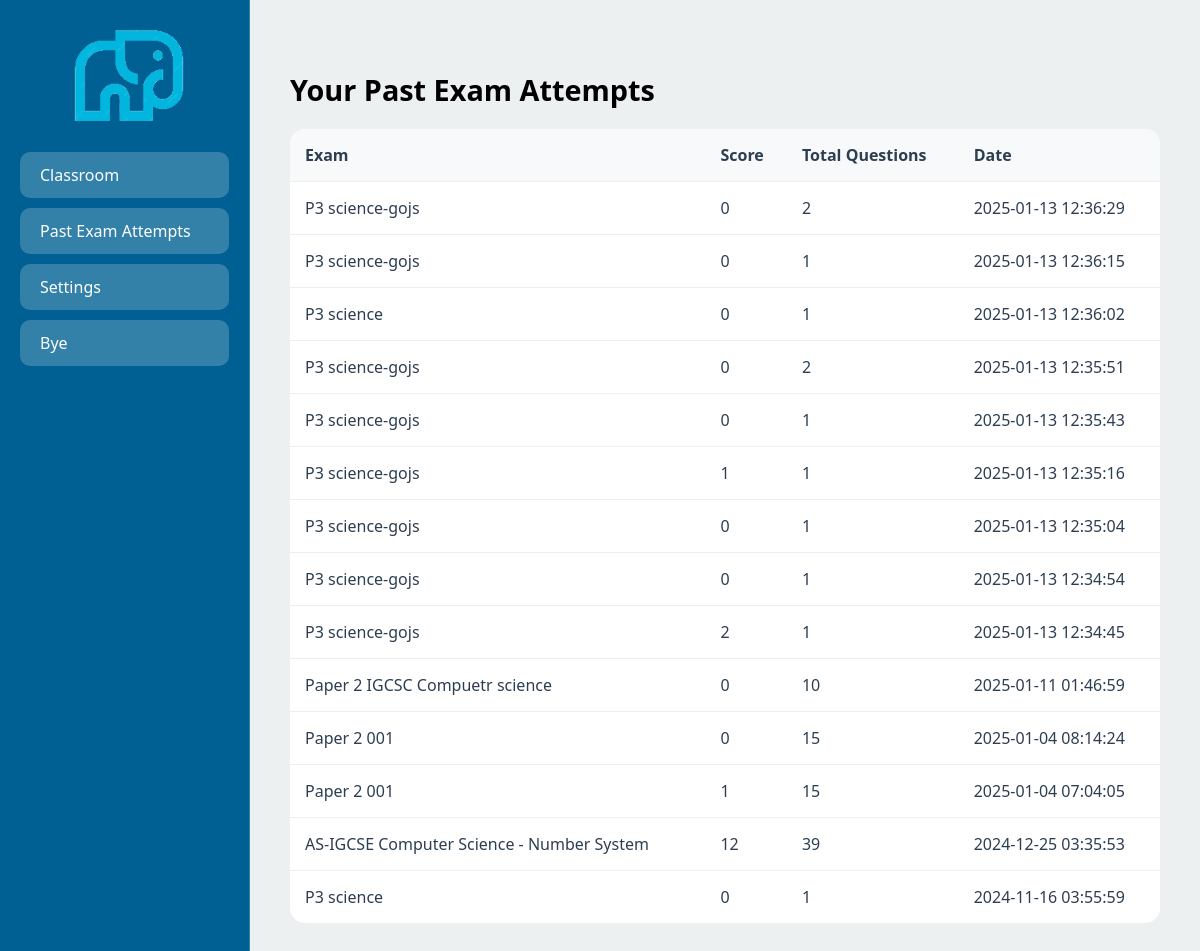
Page /attempts (signed in) on the committed database.
### app.py (models this page shows)
class ExamAttempt(db.Model):
    id = db.Column(db.Integer, primary_key=True)
    user_id = db.Column(db.Integer, db.ForeignKey('user.id'), nullable=False)
    exam_id = db.Column(db.Integer, db.ForeignKey('exam.id'), nullable=False)
    score = db.Column(db.Integer, nullable=False)
    total_questions = db.Column(db.Integer, nullable=False)
    attempt_date = db.Column(db.DateTime, default=datetime.utcnow)
    user = db.relationship('User', backref='attempts', lazy=True)
    exam = db.relationship('Exam', backref='attempts', lazy=True)

class Exam(db.Model):
    __tablename__ = 'exam'
    id = db.Column(db.Integer, primary_key=True)
    title = db.Column(db.String(100), nullable=False)
    questions = db.relationship('Question', backref='exam', lazy=True)

### app.py (the view)
@app.route("/attempts")
@login_required
def attempts():
    attempts = ExamAttempt.query.filter_by(user_id=current_user.id).order_by(ExamAttempt.attempt_date.desc()).all()
    return render_template("attempts.html", attempts=attempts)

### app.py (called while the page is built)
@login_manager.user_loader
def load_user(user_id):
    return User.query.get(int(user_id))

### templates/attempts.html (shortened to what this page needs)
<!DOCTYPE html>
<html lang="en">
<head>
</head>
<body>
    <div class="sidebar">
     <center> <img src="static/logo.png" alt="Backbench Logo"></center>
            <a href="{{ url_for('user_home') }}" class="sidebar-button">Classroom</a>
            <a href="{{ url_for('attempts') }}" class="sidebar-button">Past Exam Attempts</a>
            <a href="{{ url_for('settings') }}" class="sidebar-button">Settings</a>
        <a href="{{ url_for('logout') }}" class="sidebar-button">Bye</a>
    </div>
    <div class="content">
        <h2>Your Past Exam Attempts</h2>
        <table class="attempts-table">
            <thead>
                <tr>
                    <th>Exam</th>
                    <th>Score</th>
                    <th>Total Questions</th>
                    <th>Date</th>
                </tr>
            </thead>
            <tbody>
                {% for attempt in attempts %}
                <tr>
                    <td>{{ attempt.exam.title }}</td>
                    <td>{{ attempt.score }}</td>
                    <td>{{ attempt.total_questions }}</td>
                    <td>{{ attempt.attempt_date.strftime('%Y-%m-%d %H:%M:%S') }}</td>
                </tr>
                {% endfor %}
            </tbody>
        </table>
    </div>
</body>
</html>

### templates/attempts.html (style rules this page uses)
* { box-sizing: border-box; margin: 0; padding: 0; font-family: 'Segoe UI', Tahoma, Geneva, Verdana, sans-serif; }
body { background: linear-gradient(135deg, #6a11cb 0%, #2575fc 100%); min-height: 100vh; display: flex; }
.sidebar { width: 250px; background: #006093; backdrop-filter: blur(10px); padding: 20px; border-right: 1px solid rgba(255, 255, 255, 0.2); }
.sidebar-button { display: block; padding: 12px 20px; margin: 10px 0; background: rgba(255, 255, 255, 0.2); color: white; text-decoration: none; border-radius: 10px; transition: all 0.3s ease; }
.content { flex: 1; padding: 40px; color: black; background: #ecf0f1; }
h2 { margin: 30px 0 20px; font-size: 1.8em; }
.attempts-table { width: 100%; background: white; border-radius: 15px; overflow: hidden; border-collapse: collapse; }
.attempts-table th, .attempts-table td { padding: 15px; text-align: left; color: #2c3e50; border-bottom: 1px solid #eee; }
.attempts-table th { background: #f8f9fa; font-weight: 600; }
.attempts-table tr:last-child td { border-bottom: none; }

### rows in the picture
ExamAttempt: exam "P3 science-gojs", score "0", total_questions "2", attempt_date "2025-01-13 12:36:29"
ExamAttempt: exam "P3 science-gojs", score "0", total_questions "1", attempt_date "2025-01-13 12:36:15"
ExamAttempt: exam "P3 science", score "0", total_questions "1", attempt_date "2025-01-13 12:36:02"
ExamAttempt: exam "P3 science-gojs", score "0", total_questions "2", attempt_date "2025-01-13 12:35:51"
ExamAttempt: exam "P3 science-gojs", score "0", total_questions "1", attempt_date "2025-01-13 12:35:43"
ExamAttempt: exam "P3 science-gojs", score "1", total_questions "1", attempt_date "2025-01-13 12:35:16"
ExamAttempt: exam "P3 science-gojs", score "0", total_questions "1", attempt_date "2025-01-13 12:35:04"
ExamAttempt: exam "P3 science-gojs", score "0", total_questions "1", attempt_date "2025-01-13 12:34:54"
ExamAttempt: exam "P3 science-gojs", score "2", total_questions "1", attempt_date "2025-01-13 12:34:45"
ExamAttempt: exam "Paper 2 IGCSC Compuetr science", score "0", total_questions "10", attempt_date "2025-01-11 01:46:59"
ExamAttempt: exam "Paper 2 001", score "0", total_questions "15", attempt_date "2025-01-04 08:14:24"
ExamAttempt: exam "Paper 2 001", score "1", total_questions "15", attempt_date "2025-01-04 07:04:05"
ExamAttempt: exam "AS-IGCSE Computer Science - Number System", score "12", total_questions "39", attempt_date "2024-12-25 03:35:53"
ExamAttempt: exam "P3 science", score "0", total_questions "1", attempt_date "2024-11-16 03:55:59"
